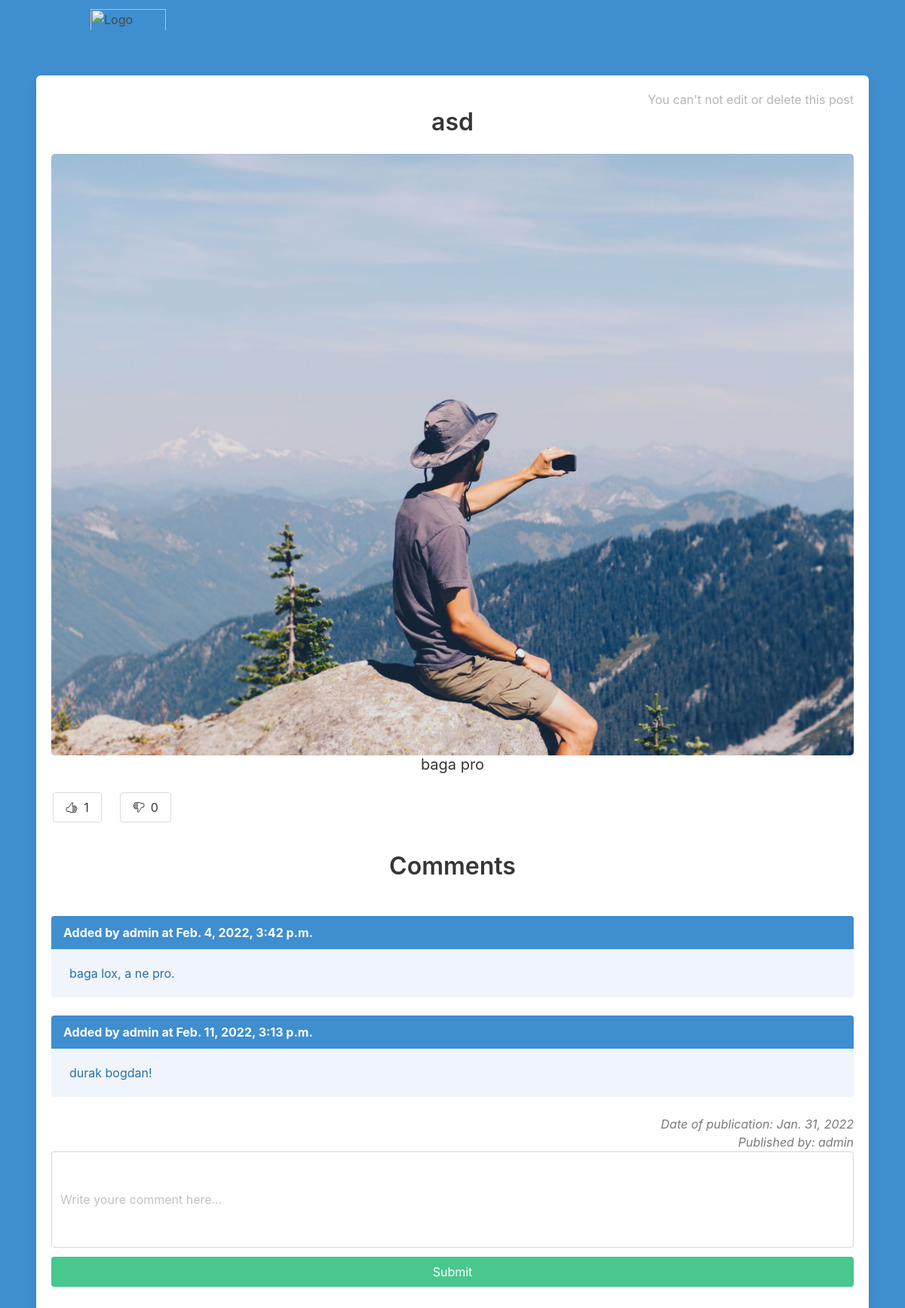
/asd, run on the app's committed database.
### blog/models.py (models this page shows, shortened)
class Article(models.Model):
    title = models.CharField(max_length=255)
    text = models.TextField()
    slug = models.SlugField(unique=True)
    date = models.DateField(auto_now=True)
    thumb = models.ImageField(blank=True, default='image.jpeg')
    author = models.ForeignKey(User, default=None, on_delete=models.CASCADE)
    likes = models.ManyToManyField(User, related_name='article_likes')
    dislikes = models.ManyToManyField(User, related_name='article_dislikes')
    def __str__(self):
        return self.title
    def total_likes(self):
        return self.likes.count()
    def total_dislikes(self):
        return self.dislikes.count()

class Comment(models.Model):
    article = models.ForeignKey(Article, on_delete=models.CASCADE)
    user = models.ForeignKey(User, on_delete=models.CASCADE)
    body = models.TextField()
    date_added = models.DateTimeField(auto_now=True)

### blog/views.py (the view, shortened to what this page needs)
# urls.py: path('<slug>', views.article_detail, name='article_detail'),
def article_detail(request, slug):
    article = Article.objects.get(slug=slug)
    form = CommentForm()
    return render(request, 'article_detail.html', {'article': article, 'form': form})

### blog/forms.py
class CommentForm(forms.ModelForm):
    body = forms.CharField(widget=forms.TextInput(attrs={
        'class': 'textarea',
        'size': '40',
        'placeholder': 'Write youre comment here...'
    }))
    class Meta:
        model = Comment
        fields = ['body',]

### blog/templates/article_detail.html (shortened to what this page needs)
{% extends 'base_layout.html' %}
{% block content %}
<div class="box">
    <div class="has-text-right">
        {% if user == article.author %}
        <a href="{% url 'blog:article_edit' article.slug %}" class="button is-info ">
            <ion-icon name='create-outline'></ion-icon>
        </a>
        <a href="{% url 'blog:article_delete' article.slug %}" class="button is-danger">
            <ion-icon name="trash-outline"></ion-icon>
        </a>
        {% else %}
        <p class="content has-text-grey-light">
            You can't not edit or delete this post
        </p>
        {% endif %}
    </div>
    <div class="title has-text-dark has-text-centered">
        {{ article }}
    </div>
    <img src="{{ article.thumb.url }}" alt="" class="image is-centered" style="min-width: 100%; border-radius: 5px">
    <div class="subtitle has-text-dark has-text-centered">
        {{ article.text }}
    </div>
    {% if user not in article.likes.all and user not in article.dislikes.all %}
    <div class="columns">
        <div class="column is-1">
            <form action="{% url 'blog:like_article' article.slug %}" method="post" class="has-text-right">
                <button type="submit" class="button">
                    <ion-icon name="thumbs-up-outline"></ion-icon>
                    <span class="ml-2">{{ article.total_likes }}</span>
                </button>
            </form>
        </div>
        <div class="column is-1">
            <form action="{% url 'blog:dislike_article' article.slug %}" method="post" class="has-text-right">
                <button type="submit" class="button">
                    <ion-icon name="thumbs-down-outline"></ion-icon>
                    <span class="ml-2">{{ article.total_dislikes }}</span>
                </button>
            </form>
        </div>
    </div>
    {% endif %}
    {% if not article.comment_set.all %}
        <div class="has-text-centered has-text-grey-light is-5 mx-3">
            No comment yet. Be first to leave...
        </div>
    {% else %}
        <div class="title has-text-centered is-3 mb-6">Comments</div>
        {% for comment in article.comment_set.all %}
            <article class="message is-info">
                <div class="message-header">
                    {% if user == comment.user %}
                    Added by you at {{ comment.date_added }}
                        <div class="has-text-right is-size-5">
                            <a
                                    href="{% url 'blog:edit_comment' slug=article.slug pk=comment.pk %}"
                                    style="text-decoration: none"
                                    class="button is-info">
                                <ion-icon name="create-outline"><ion-icon>
                            </a>
                            <a
                            href="{% url 'blog:delete_comment' slug=article.slug pk=comment.pk %}"
                            style="text-decoration: none"
                            class="button is-danger">
                                <ion-icon name="trash-outline"><ion-icon>
                            </a>
                        </div>
                        {% else %}
                            Added by {{ comment.user }} at {{ comment.date_added }}
                        {% endif %}
                </div>
                <div class="message-body">{{ comment.body }}</div>
            </article>
        {% endfor %}
    {% endif %}
    <div class="has-text-grey is}-size-6 has-text-right is-italic">
        <p class="datetime">Date of publication: {{ article.date }}</p>
        {% if user == article.author %}
        <p class="content">Published by you</p>
        {% else %}
        <p class="content">Published by: {{ article.author}}</p>
        {% endif %}
    </div>
    <form class="comment" enctype="multipart/form-data" method="post">
        {{ form }}
        <button type="submit" class="button is-success is-fullwidth mt-3">
            Submit
        </button>
    </form>
</div>
</div>
{% endblock %}

### blog/templates/base_layout.html (shortened to what this page needs)
{% load static from static %}
<html lang="en">
<head>
    <link rel="stylesheet" href="{% static 'style.css' %}">
    <link rel="stylesheet" href="{% static 'bulma.css' %}">
</head>
<body>
    <section class="hero has-background-info is-fullheight">
        <div class="hero-head">
            <header class="navbar">
                <div class="container">
                    <div class="navbar-brand">
                        <a class="navbar-item" href="/">
                            <img src="https://macademy.uz/assets/img/monday.svg" width="100" alt="Logo">
                        </a>
                    </div>
                </div>
            </header>
        </div>
        <div class="hero-body">
            {% block content %}
            {% endblock %}
    </section>
</body>
</html>

### data on the page
Article: title "asd", thumb (picture), text "baga pro", total_likes "1", total_dislikes "0", date "Jan. 31, 2022", author "admin"
Comment: user "admin", date_added "Feb. 4, 2022, 3:42 p.m.", body "baga lox, a ne pro."
Comment: user "admin", date_added "Feb. 11, 2022, 3:13 p.m.", body "durak bogdan!"
